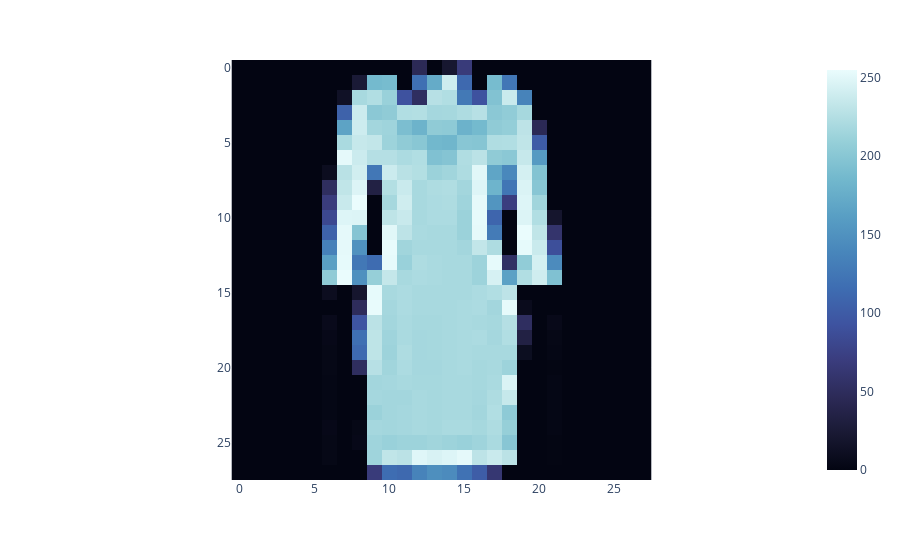

The code cell stored with this chart in its notebook:
### Code cell
px.imshow(X_train[4], color_continuous_scale='ice')

### Figure 1 — Plotly figure (JSON) as saved in the notebook; plotly's stock layout.template omitted (floating-point values rounded to 4 significant figures; data arrays with more than 128 entries replaced by an {"elided": "..."} marker saying what was removed)
{"data": [{"coloraxis": "coloraxis", "hovertemplate": "x: %{x}<br>y: %{y}<br>color: %{z}<extra></extra>", "name": "0", "type": "heatmap", "xaxis": "x", "yaxis": "y", "z": {"elided": "28x28 int values"}}], "layout": {"coloraxis": {"colorscale": [[0, "rgb(3, 5, 18)"], [0.09091, "rgb(25, 25, 51)"], [0.1818, "rgb(44, 42, 87)"], [0.2727, "rgb(58, 60, 125)"], [0.3636, "rgb(62, 83, 160)"], [0.4545, "rgb(62, 109, 178)"], [0.5455, "rgb(72, 134, 187)"], [0.6364, "rgb(89, 159, 196)"], [0.7273, "rgb(114, 184, 205)"], [0.8182, "rgb(149, 207, 216)"], [0.9091, "rgb(192, 229, 232)"], [1, "rgb(234, 252, 253)"]]}, "margin": {"t": 60}, "xaxis": {"anchor": "y", "constrain": "domain", "domain": [0, 1], "scaleanchor": "y"}, "yaxis": {"anchor": "x", "autorange": "reversed", "constrain": "domain", "domain": [0, 1]}}}
